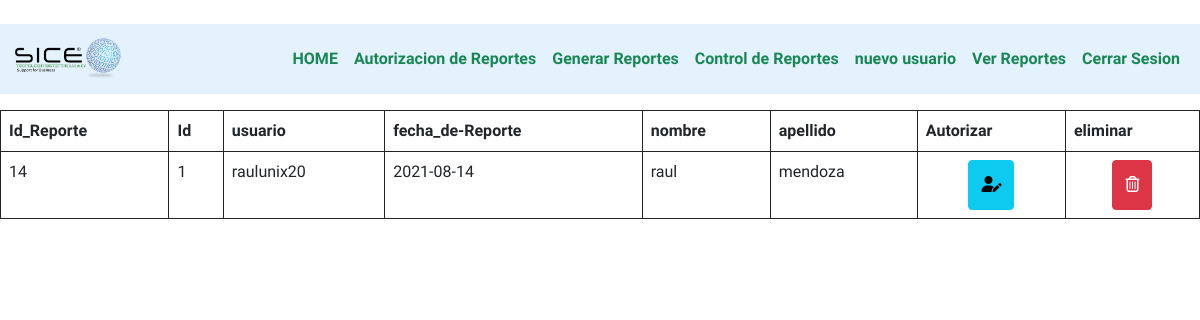
Screenshot of /servicio2/A_Reportes.php with the database file from the repository.
### tables this page shows
CREATE TABLE `reportes` (
  `id_reporte` int(7) NOT NULL,
  `nombre` varchar(60) NOT NULL,
  `usuario` varchar(50) NOT NULL,
  `No_reporte` int(7) NOT NULL,
  `fecha_de_reporte` date NOT NULL,
  `universidad` varchar(60) NOT NULL,
  `carrera` varchar(60) NOT NULL,
  `area_del_reporte` varchar(10000) NOT NULL,
  `status` varchar(11) NOT NULL,
  `horas` int(20) NOT NULL,
  `id_usuario` int(20) NOT NULL,
  `apellidos` varchar(20) NOT NULL
);

### servicio2/partials/autorizar_report.php (called while the page is built, shortened)
<?php
function reportes(){
    include 'conexion.php';
    try {
        return $conexion->query("SELECT id_reporte,id_usuario,usuario,fecha_de_reporte,nombre,apellidos FROM reportes");
    } catch (Exeption $e) {
        echo'error: '.$e->getMessage();
        return false;
    }
}
?>

### servicio2/A_Reportes.php (the view, shortened to what this page needs)
<?php
include 'partials/autorizar_report.php';
?>
<!doctype html>
<html lang="en">
  <head>
    <link href="https://cdn.jsdelivr.net/npm/bootstrap@5.0.1/dist/css/bootstrap.min.css" rel="stylesheet"
>
    <link rel="stylesheet" href="Css/Style.css" />
  </head>
    <br>
   <body class="bg-green">
  <section>
        <nav class="navbar navbar-expand-lg navbar-light" style="background-color: #e3f2fd;">
          <div class="container-fluid">
            <a class="navbar-brand margin-left: 5rem" href="#"><img src="Img/LOGO.png" class="img-fluid" width="110" height="300"></a>
            <div class="collapse navbar-collapse" id="navbarSupportedContent">
              <ul class="navbar-nav ms-auto text-left">
                <li class="nav-item">
                  <a class="fw-bold text-success nav-link active" aria-current="page" href="#">HOME</a>
                </li>
                <li class="nav-item">
                  <a class="fw-bold text-success nav-link" href="#">Autorizacion de Reportes</a>
                </li>
                <li class="nav-item">
                  <a class="fw-bold text-success nav-link" href="G_Reportes.php">Generar Reportes</a>
                </li>
                <li class="nav-item">
                  <a class="fw-bold text-success nav-link" href="#">Control de Reportes</a>
                </li>
                <li class="nav-item">
                  <a class="fw-bold text-success nav-link" href="formulario.php">nuevo usuario</a>
                </li>
                <li class="nav-item">
                  <a class="fw-bold text-success nav-link" href="#">Ver Reportes</a>
                </li>
                <li class="nav-item">
                  <a class="fw-bold text-success nav-link" href="partials/cerrar_sesion.php">Cerrar Sesion</a>
                </li>
              </ul>
            </div>
          </div>
        </nav>
  </section>
  <table class="table">
    <table class="table table-bordered border-dark">
    <thead>
      <tr>
        <th scope="col">Id_Reporte</th>
        <th scope="col">Id</th>
        <th scope="col">usuario</th>
        <th scope="col">fecha_de-Reporte</th>
        <th scope="col">nombre</th>
        <th scope="col">apellido</th>
        <th scope="col">Autorizar</th>
        <th scope="col">eliminar</th>
      </tr>
    </thead>
    <tbody>
    <?php
        $datosreport = reportes();
        while($registro = mysqli_fetch_row($datosreport)){
        $indice = $registro[0]."||".$registro[1]."||".$registro[2]."||".$registro[3]."||".$registro[4]."||".$registro[5];
        ?>
        <tr>
            <td><?php echo $registro[0] ?></td>
            <td><?php echo $registro[1] ?></td>
            <td><?php echo $registro[2] ?></td>
            <td><?php echo $registro[3] ?></td>
            <td><?php echo $registro[4] ?></td>
            <td><?php echo $registro[5] ?></td>
            <td><div class="text-center"><button class="btn btn-info" type="button" data-bs-toggle="modal" data-bs-target="#modificar" onclick="insertar_datos('<?php echo $indice ?>')"><i class="fas fa-user-edit"></i></button></div></td>
            <td><div class="text-center"><button class="btn btn-danger" type="button" data-bs-toggle="modal" data-bs-target="#eliminar" onclick="insertar_datos_eliminar('<?php echo $indice ?>')"><i class="far fa-trash-alt"></i></button></div></td>
        </tr>
        <?php
         }
        ?>
    </tbody>
  </table>
  </body>
</html>

### servicio2/Css/Style.css (style rules this page uses)
:root { --dark: #161910; --dark-x: #0a0a0a ; --light: #ffffff; --verde: #099824; --azul: #2D91ED; }
body { font-family: 'Spartan', sans-serif; font-weight: 300; color: var(--dark-x); }
.bg-green { background-color: var(--light) !important; }
.form-control, .btn { min-height: 3.1225rem; line-height: initial ; }

### rows the page displays
reportes: id_reporte "14", id_usuario "1", usuario "raulunix20", fecha_de_reporte "2021-08-14", nombre "raul", apellidos "mendoza"
